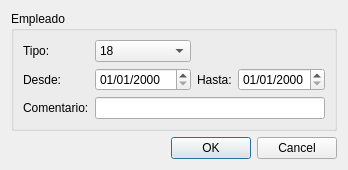
<?xml version="1.0" encoding="UTF-8"?>
<ui version="4.0">
 <class>Lic_Editar</class>
 <widget class="QDialog" name="Lic_Editar">
  <property name="geometry">
   <rect>
    <x>0</x>
    <y>0</y>
    <width>417</width>
    <height>182</height>
   </rect>
  </property>
  <property name="windowTitle">
   <string>Editar licencia</string>
  </property>
  <property name="modal">
   <bool>true</bool>
  </property>
  <layout class="QVBoxLayout" name="verticalLayout">
   <property name="sizeConstraint">
    <enum>QLayout::SetFixedSize</enum>
   </property>
   <item>
    <widget class="QGroupBox" name="groupBox">
     <property name="title">
      <string>Empleado</string>
     </property>
     <layout class="QGridLayout" name="gridLayout">
      <item row="4" column="1" colspan="3">
       <widget class="QLineEdit" name="leComentario"/>
      </item>
      <item row="1" column="3">
       <widget class="QDateEdit" name="deHasta">
        <property name="locale">
         <locale language="Spanish" country="Argentina"/>
        </property>
        <property name="displayFormat">
         <string>dd/MM/yyyy</string>
        </property>
       </widget>
      </item>
      <item row="1" column="2">
       <widget class="QLabel" name="lblHasta">
        <property name="text">
         <string>Hasta:</string>
        </property>
       </widget>
      </item>
      <item row="4" column="0">
       <widget class="QLabel" name="lblComentario">
        <property name="text">
         <string>Comentario:</string>
        </property>
       </widget>
      </item>
      <item row="1" column="1">
       <widget class="QDateEdit" name="deDesde">
        <property name="locale">
         <locale language="Spanish" country="Argentina"/>
        </property>
        <property name="displayFormat">
         <string>dd/MM/yyyy</string>
        </property>
       </widget>
      </item>
      <item row="0" column="0">
       <widget class="QLabel" name="lblTIpoLicencia">
        <property name="text">
         <string>Tipo:</string>
        </property>
       </widget>
      </item>
      <item row="1" column="0">
       <widget class="QLabel" name="lblDesde">
        <property name="text">
         <string>Desde:</string>
        </property>
       </widget>
      </item>
      <item row="0" column="1">
       <widget class="QComboBox" name="cmbTipoLicencia">
        <item>
         <property name="text">
          <string>18</string>
         </property>
        </item>
        <item>
         <property name="text">
          <string>3</string>
         </property>
        </item>
        <item>
         <property name="text">
          <string>53</string>
         </property>
        </item>
        <item>
         <property name="text">
          <string>58</string>
         </property>
        </item>
        <item>
         <property name="text">
          <string>Comisión</string>
         </property>
        </item>
        <item>
         <property name="text">
          <string>Enfermedad</string>
         </property>
        </item>
        <item>
         <property name="text">
          <string>Franco</string>
         </property>
        </item>
        <item>
         <property name="text">
          <string>Otro</string>
         </property>
        </item>
       </widget>
      </item>
     </layout>
    </widget>
   </item>
   <item>
    <widget class="QDialogButtonBox" name="buttonBox">
     <property name="orientation">
      <enum>Qt::Horizontal</enum>
     </property>
     <property name="standardButtons">
      <set>QDialogButtonBox::Cancel|QDialogButtonBox::Ok</set>
     </property>
    </widget>
   </item>
  </layout>
 </widget>
 <resources/>
 <connections>
  <connection>
   <sender>buttonBox</sender>
   <signal>accepted()</signal>
   <receiver>Lic_Editar</receiver>
   <slot>accept()</slot>
   <hints>
    <hint type="sourcelabel">
     <x>248</x>
     <y>254</y>
    </hint>
    <hint type="destinationlabel">
     <x>157</x>
     <y>274</y>
    </hint>
   </hints>
  </connection>
  <connection>
   <sender>buttonBox</sender>
   <signal>rejected()</signal>
   <receiver>Lic_Editar</receiver>
   <slot>reject()</slot>
   <hints>
    <hint type="sourcelabel">
     <x>316</x>
     <y>260</y>
    </hint>
    <hint type="destinationlabel">
     <x>286</x>
     <y>274</y>
    </hint>
   </hints>
  </connection>
 </connections>
</ui>
